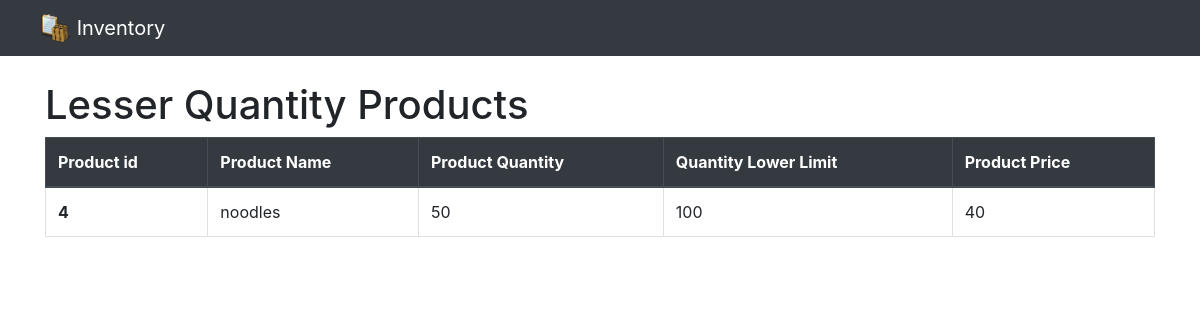
The page /lesserQuantityProducts.php on the database as committed earlier.
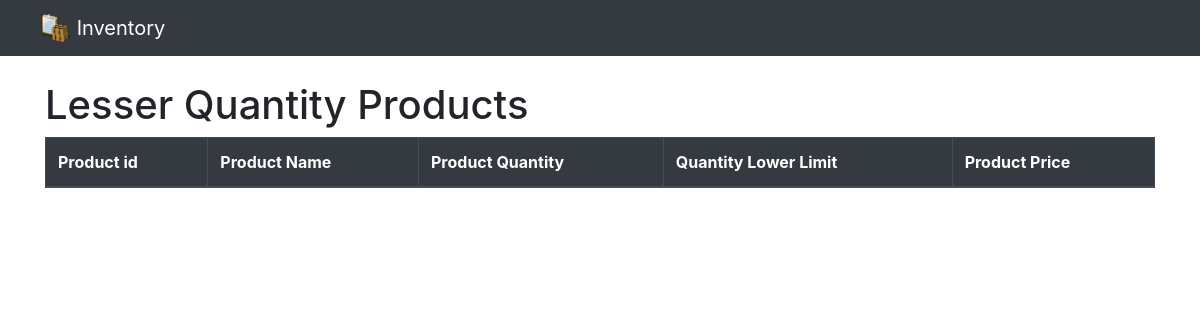
The same page on the database as committed later.
### tables this page shows
CREATE TABLE `products` (
  `product_id` int(255) NOT NULL,
  `product_name` varchar(100) NOT NULL,
  `product_quantity` int(255) NOT NULL,
  `quantity_lower_limit` int(255) NOT NULL,
  `product_price` int(255) NOT NULL
);

### lesserQuantityProducts.php (the view)
<?php
    include('nav.php');
    ?>
<div class="container" style = "margin-top : 25px">
    <div class="row">
        <div class ="col col-lg-6">
            <h1> Lesser Quantity Products </h1>
        </div>
    </div>
    <table class="table table-bordered">
        <thead class="thead-dark">
            <tr>
                <th scope="col">Product id</th>
                <th scope="col">Product Name</th>
                <th scope="col">Product Quantity</th>
                <th scope="col">Quantity Lower Limit</th>
                <th scope="col">Product Price</th>
            </tr>
        </thead>
        <tbody>
        <?php
            $product_query = "select * from products where products.product_quantity < products.quantity_lower_limit";
            $run_query = mysqli_query($con, $product_query);
            while ($rows = mysqli_fetch_array($run_query)) {
                $product_id = $rows['product_id'];
                $product_name = $rows['product_name'];
                $product_quantity = $rows['product_quantity'];
                $quantity_lower_limit = $rows['quantity_lower_limit'];
                $product_price = $rows['product_price'];
                echo "<tr>
                        <th scope='row'>$product_id </th>
                        <td>$product_name</td>
                        <td>$product_quantity</td>
                        <td>$quantity_lower_limit </td>
                        <td>$product_price</td>
                    </tr>";
            }
        ?>
        </tbody>
    </table>
</div>
<?php
    include('footer.php');
    ?>

Rows that differ between the two databases and show on the page:
removed products: product_id "4", product_name "noodles", product_quantity "50", quantity_lower_limit "100", product_price "40"
